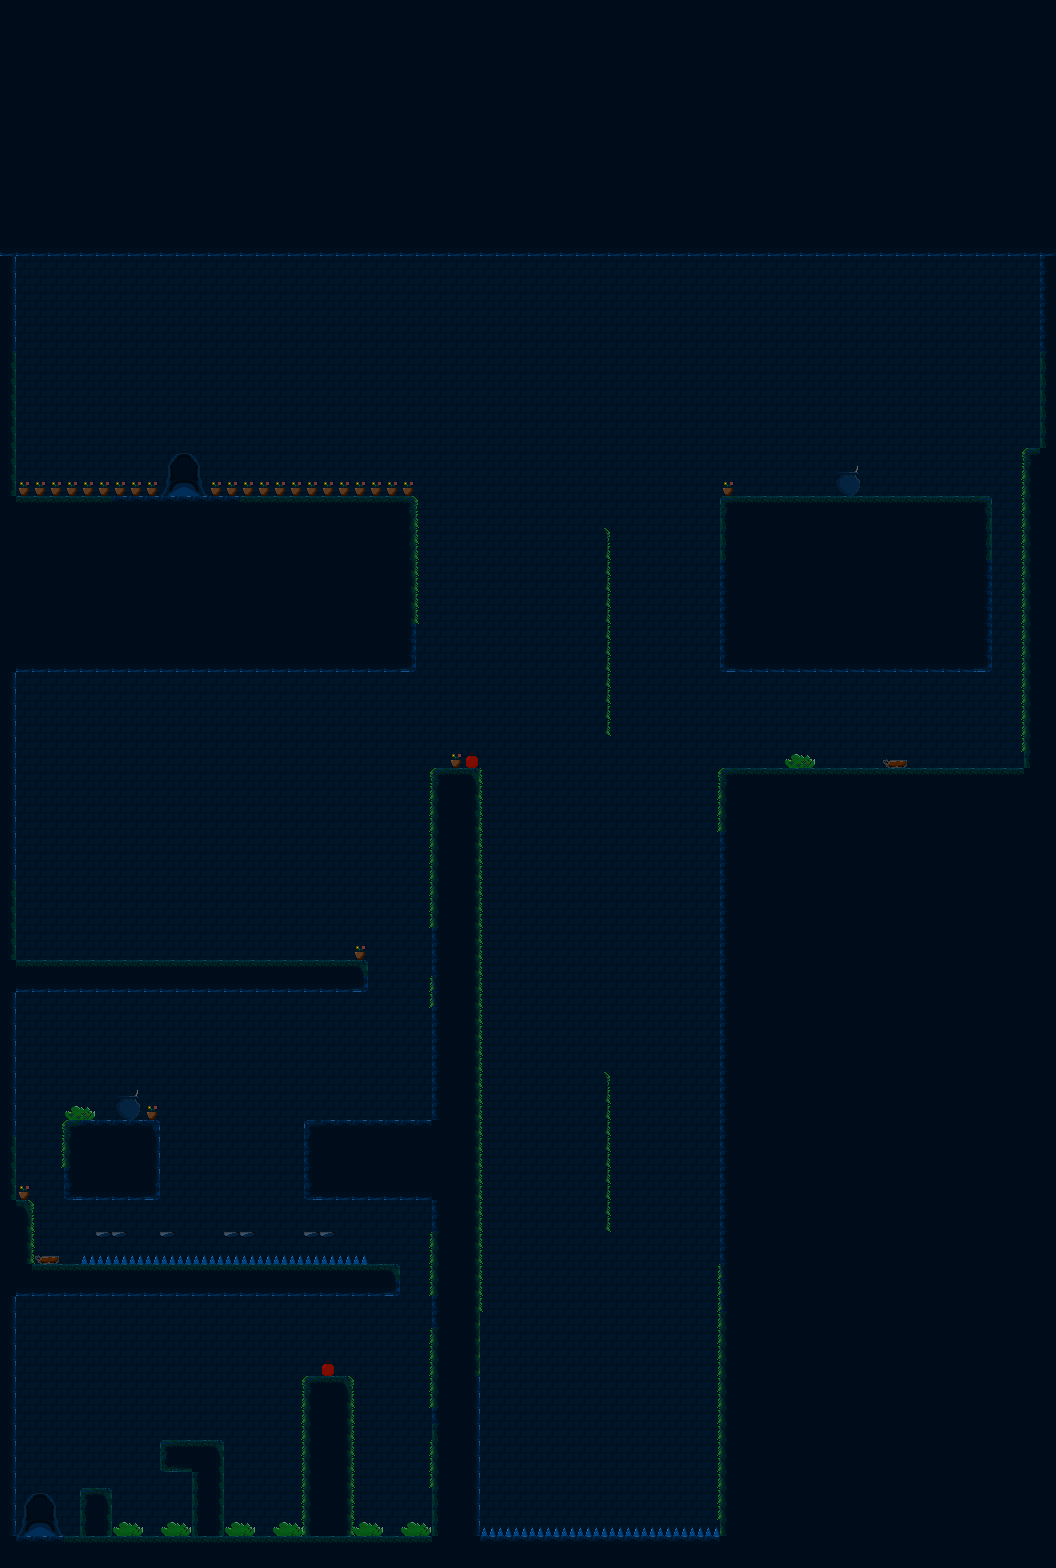

A level layout from a 2D game, rendered from its tile map. Below: a short description, then the map file with tile-grid data replaced by summaries:
An orthogonal 66x98 tile map with 16x16 px tiles, 4 tile layers (Background, GroundLayer, Moss and Hazzards, Entities_Placeholders) and 90 objects (18x Vine3, 9x Vine4, 8x Elderberries, 4x Poke, 2x Apple, ...).

<map version="1.10" tiledversion="1.11.0" orientation="orthogonal" renderorder="right-down" width="66" height="98" tilewidth="16" tileheight="16" infinite="0" nextlayerid="16" nextobjectid="133">
 <editorsettings>
  <export target="Tutorial_map_3.lua" format="lua" />
 </editorsettings>
 <tileset firstgid="1" name="Tileset" tilewidth="16" tileheight="16" tilecount="256" columns="16">
  <image source="../../Sprites/Tileset.png" width="256" height="256" />
 </tileset>
 <layer id="1" name="Background" width="66" height="98">
  <data>[6468 cells, 6144 non-empty, 1 distinct tile ids]</data>
 </layer>
 <layer id="2" name="GroundLayer" width="66" height="98">
  <data>[6468 cells, 3229 non-empty, 30 distinct tile ids]</data>
 </layer>
 <layer id="4" name="Moss and Hazzards" width="66" height="98">
  <data>[6468 cells, 293 non-empty, 5 distinct tile ids]</data>
 </layer>
 <layer id="5" name="Entities_Placeholders" width="66" height="98">
  <data>[6468 cells, 76 non-empty, 15 distinct tile ids]</data>
 </layer>
 <objectgroup id="7" name="Ladders">
  <object id="24" x="301.75" y="1376.38" width="2.25" height="159.443" />
  <object id="25" x="352" y="1376" width="2.90909" height="159.818" />
  <object id="26" x="429.455" y="1440.36" width="2.54545" height="47.2727" />
  <object id="27" x="428.909" y="1328.36" width="2.90909" height="79.4545" />
  <object id="28" x="429.273" y="1232.55" width="2.54545" height="63.2727" />
  <object id="30" x="31.75" y="1200.13" width="3.375" height="63.625" />
  <object id="31" x="61.125" y="1120" width="2.75" height="48.125" />
  <object id="32" x="429" y="768.5" width="2.75" height="159.5" />
  <object id="33" x="480" y="768" width="4.25" height="544.75" />
  <object id="34" x="717" y="1264.25" width="3" height="256.5" />
  <object id="35" x="1021.33" y="448" width="3" height="304" />
  <object id="103" x="428.5" y="976" width="3.5" height="32.125" />
  <object id="111" x="416.25" y="496" width="3.25" height="128" />
  <object id="130" x="716.75" y="768.25" width="3" height="63.5" />
 </objectgroup>
 <objectgroup id="8" name="ThickWalls">
  <object id="2" x="80" y="1488" width="32" height="48" />
  <object id="3" x="0" y="1296" width="16" height="240" />
  <object id="4" x="0" y="1536" width="1055.67" height="32" />
  <object id="5" x="160" y="1440" width="64" height="32" />
  <object id="6" x="192" y="1472" width="32" height="64" />
  <object id="7" x="304" y="1376" width="48" height="160" />
  <object id="8" x="0" y="1264" width="400" height="32" />
  <object id="9" x="0" y="1200" width="32" height="64" />
  <object id="10" x="0" y="992" width="16" height="208" />
  <object id="11" x="0" y="960" width="368" height="32" />
  <object id="12" x="0" y="672" width="16" height="288" />
  <object id="13" x="0" y="496" width="416" height="176" />
  <object id="14" x="0" y="256" width="16" height="240" />
  <object id="15" x="0" y="208" width="1056" height="48" />
  <object id="16" x="1040" y="256" width="16" height="192" />
  <object id="17" x="1024" y="448" width="32" height="320" />
  <object id="18" x="720" y="768" width="336" height="768" />
  <object id="19" x="720" y="496" width="272" height="176" />
  <object id="20" x="432" y="768" width="48" height="768" />
  <object id="21" x="304" y="1120" width="128" height="80" />
  <object id="23" x="64" y="1120" width="96" height="80" />
 </objectgroup>
 <objectgroup id="9" name="Entities">
  <object id="36" name="Elderberries" type="Elderberries" x="112.25" y="1519.88" width="32" height="16" />
  <object id="37" name="Elderberries" type="Elderberries" x="159.75" y="1519.88" width="32" height="16" />
  <object id="38" name="Elderberries" type="Elderberries" x="224.125" y="1519.88" width="32" height="16" />
  <object id="39" name="Elderberries" type="Elderberries" x="269.625" y="1519.88" width="32" height="16" />
  <object id="40" name="Elderberries" type="Elderberries" x="352" y="1520.13" width="32" height="16" />
  <object id="41" name="Elderberries" type="Elderberries" x="399.75" y="1520" width="32" height="16" />
  <object id="42" name="Elderberries" type="Elderberries" x="65.3333" y="1103.33" width="32" height="16" />
  <object id="43" name="Elderberries" type="Elderberries" x="784" y="751.667" width="32" height="16" />
  <object id="44" name="Apple" type="Apple" x="321.167" y="1361.17" width="14.6667" height="14.6667">
   <ellipse />
  </object>
  <object id="45" name="Apple" type="Apple" x="464.667" y="753.167" width="14.6667" height="14.6667">
   <ellipse />
  </object>
  <object id="46" name="Cricket" type="Cricket" x="41.3333" y="1254.33" width="14.3333" height="9.33333" />
  <object id="47" name="Cricket" type="Cricket" x="888.833" y="758.333" width="14.3333" height="9.33333" />
  <object id="48" name="Cauldron" type="Cauldron" x="113.333" y="1088" width="32" height="32" />
  <object id="49" name="Cauldron" type="Cauldron" x="832" y="464" width="32" height="32" />
  <object id="96" name="Shadow" type="Shadow" x="933.167" y="753.417" width="14.6667" height="14.6667">
   <ellipse />
  </object>
  <object id="99" name="Poke" type="Poke" x="176.667" y="1489.17" width="14.6667" height="14.6667">
   <ellipse />
  </object>
  <object id="100" name="Poke" type="Poke" x="368.917" y="1248.42" width="14.6667" height="14.6667">
   <ellipse />
  </object>
  <object id="101" name="Poke" type="Poke" x="432.167" y="752.167" width="14.6667" height="14.6667">
   <ellipse />
  </object>
  <object id="102" name="Poke" type="Poke" x="1024.17" y="432.167" width="14.6667" height="14.6667">
   <ellipse />
  </object>
 </objectgroup>
 <objectgroup id="11" name="Walls">
  <object id="70" x="96" y="1232" width="32" height="6.72727" />
  <object id="71" x="160" y="1232" width="16" height="6.54545" />
  <object id="72" x="224" y="1232" width="32" height="6.72727" />
  <object id="73" x="304" y="1232" width="32" height="6.18182" />
 </objectgroup>
 <objectgroup id="12" name="Hazards">
  <object id="74" x="80.5" y="1253.25" width="287.25" height="11" />
  <object id="75" x="480.25" y="1527.5" width="239.5" height="8.75" />
 </objectgroup>
 <objectgroup id="13" name="Vines">
  <object id="76" name="Vine4" x="605.837" y="1133.28" width="6" height="15" />
  <object id="77" name="Vine4" x="605.859" y="1149.27" width="6.08696" height="15.0444" />
  <object id="78" name="Vine4" x="605.925" y="1165.28" width="6" height="15.0222" />
  <object id="79" name="Vine4" x="605.925" y="1181.3" width="5.99807" height="14.9778" />
  <object id="80" name="Vine4" x="605.881" y="1197.35" width="6.04348" height="14.875" />
  <object id="81" name="Vine4" x="607.674" y="1130.03" width="2.625" height="2" />
  <object id="82" name="Vine4" x="605.902" y="1213.15" width="6.04348" height="15.0625" />
  <object id="83" name="Vine4" x="605.932" y="1229.03" width="6.04348" height="15.0625" />
  <object id="84" name="Vine4" x="606.119" y="1245.4" width="6.04348" height="15.0625" />
  <object id="112" name="Vine3" x="596.446" y="550.099" width="6" height="15" />
  <object id="113" name="Vine3" x="596.468" y="566.092" width="6.08696" height="15.0444" />
  <object id="114" name="Vine3" x="596.534" y="582.099" width="6" height="15.0222" />
  <object id="115" name="Vine3" x="596.534" y="598.121" width="5.99807" height="14.9778" />
  <object id="116" name="Vine3" x="596.49" y="614.175" width="6.04348" height="14.875" />
  <object id="117" name="Vine3" x="598.283" y="546.849" width="2.625" height="2" />
  <object id="118" name="Vine3" x="596.511" y="629.974" width="6.04348" height="15.0625" />
  <object id="119" name="Vine3" x="596.512" y="646.235" width="5.99807" height="14.9778" />
  <object id="120" name="Vine3" x="596.468" y="662.289" width="6.04348" height="14.875" />
  </objectgroup>
 <objectgroup id="15" name="EnemyWalls">
  <!-- 3 objects omitted --></objectgroup>
 <objectgroup id="14" name="creditsDoor">
  <!-- 1 objects omitted --></objectgroup>
</map>
<!-- 12 of 90 objects omitted -->
